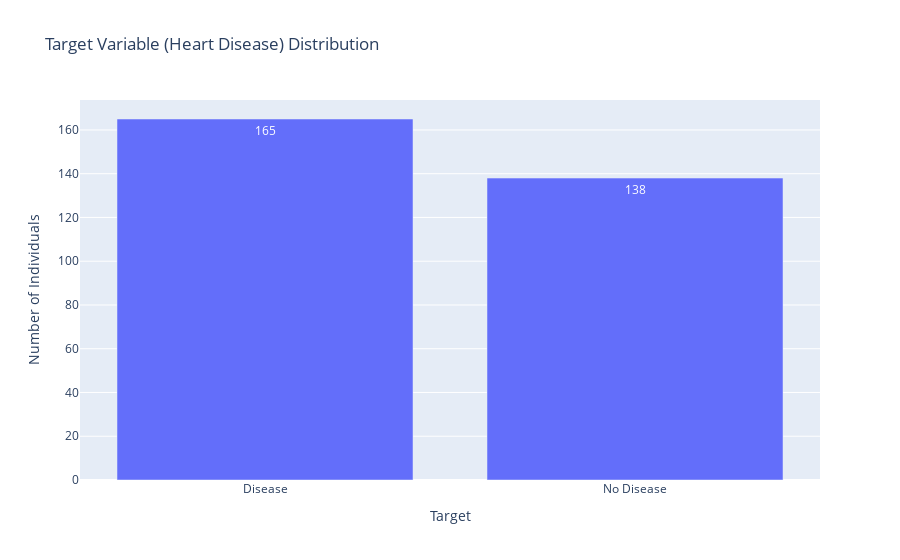

The cell this chart's notebook holds for it:
### Code cell
y=df.target.value_counts()
x=['Disease','No Disease']

fig=go.Figure(
    data=[go.Bar(x=x,y=y,text=y, textposition='auto',)],
                    layout=go.Layout(title=go.layout.Title(text='Target Variable (Heart Disease) Distribution')))
fig.update_xaxes(title_text='Target')
fig.update_yaxes(title_text='Number of Individuals')
fig.show()

### Figure 1 — Plotly figure (JSON) as saved in the notebook; plotly's stock layout.template omitted (floating-point values rounded to 4 significant figures)
{"data": [{"text": [165, 138], "textposition": "auto", "type": "bar", "x": ["Disease", "No Disease"], "y": [165, 138]}], "layout": {"title": {"text": "Target Variable (Heart Disease) Distribution"}, "xaxis": {"title": {"text": "Target"}}, "yaxis": {"title": {"text": "Number of Individuals"}}}}
